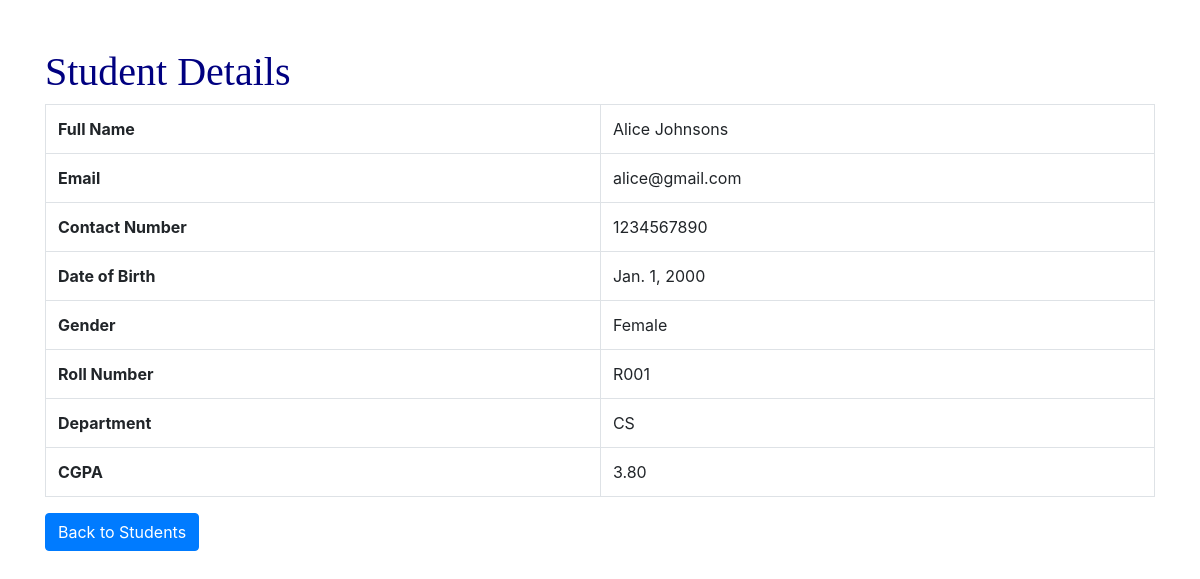
Page /student/2/ on the earlier database version.
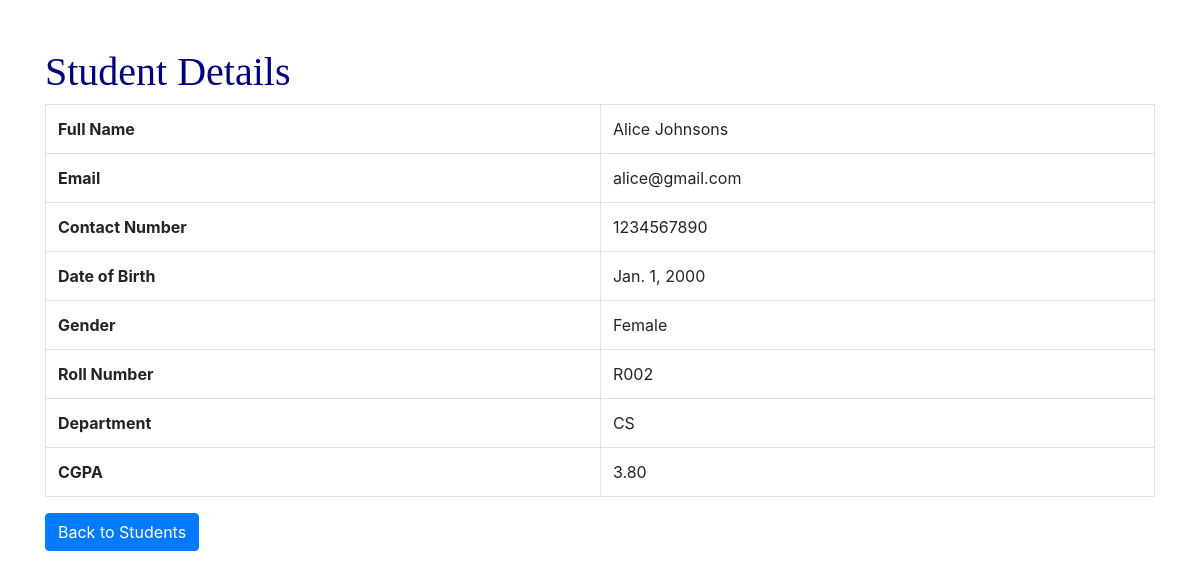
Same page on the later database version.
### home/models.py (models this page shows, shortened)
class Student(models.Model):
    student_id = models.IntegerField(primary_key=True)  #custom primary key
    full_name = models.CharField(max_length=100)
    email = models.CharField(max_length=100, unique=True)
    contact_number = models.BigIntegerField()
    date_of_birth = models.DateField()
    gender = models.CharField(max_length=50)
    r_number = models.CharField(max_length=50)
    department = models.CharField(max_length=100)
    cgpa = models.DecimalField(max_digits=4, decimal_places=2)
    password = models.CharField(max_length=100)

### home/views.py (the view)
# urls.py: path('student/<int:student_id>/', views.view_particular_student, name='view_particular_student'),
def view_particular_student(request, student_id):
    student = get_object_or_404(Student, student_id=student_id)
    context = {
        'student': student
    }
    return render(request, 'view_particular_student.html', context)

### home/templates/view_particular_student.html (shortened to what this page needs)
<!DOCTYPE html>
<html>
<head>
    <link rel="stylesheet" href="https://stackpath.bootstrapcdn.com/bootstrap/4.3.1/css/bootstrap.min.css">
</head>
<body>
    <div class="container mt-5">
        <h1>Student Details</h1>
        <table class="table table-bordered">
            <tr>
                <th>Full Name</th>
                <td>{{ student.full_name }}</td>
            </tr>
            <tr>
                <th>Email</th>
                <td>{{ student.email }}</td>
            </tr>
            <tr>
                <th>Contact Number</th>
                <td>{{ student.contact_number }}</td>
            </tr>
            <tr>
                <th>Date of Birth</th>
                <td>{{ student.date_of_birth }}</td>
            </tr>
            <tr>
                <th>Gender</th>
                <td>{{ student.gender }}</td>
            </tr>
            <tr>
                <th>Roll Number</th>
                <td>{{ student.r_number }}</td>
            </tr>
            <tr>
                <th>Department</th>
                <td>{{ student.department }}</td>
            </tr>
            <tr>
                <th>CGPA</th>
                <td>{{ student.cgpa }}</td>
            </tr>
        </table>
        <a href="{% url 'view_students' %}" class="btn btn-primary">Back to Students</a>
    </div>
</body>
</html>

Differences in the rows shown:
changed Student "Alice Johnsons": r_number "R001" → "R002"
